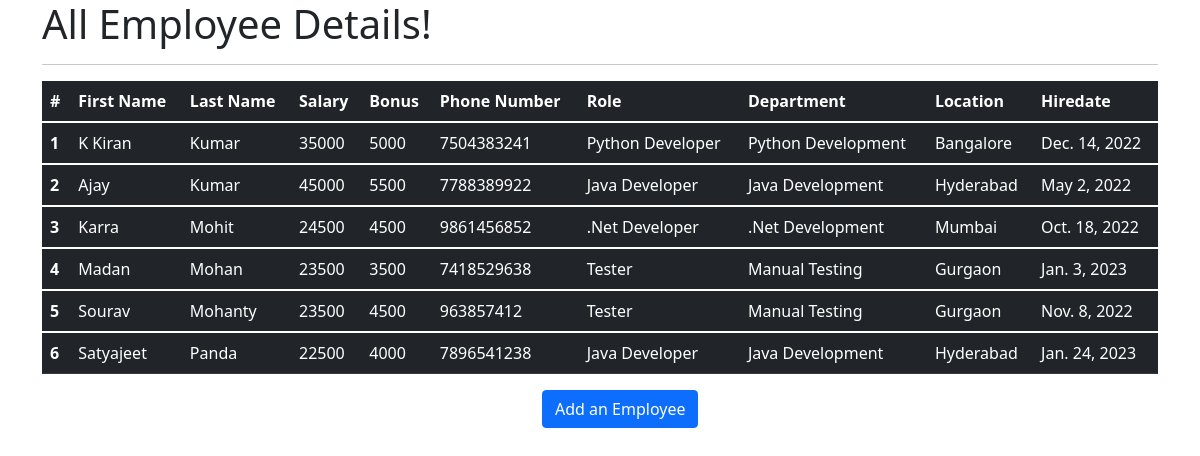
The page /all_emp on the database as committed earlier.
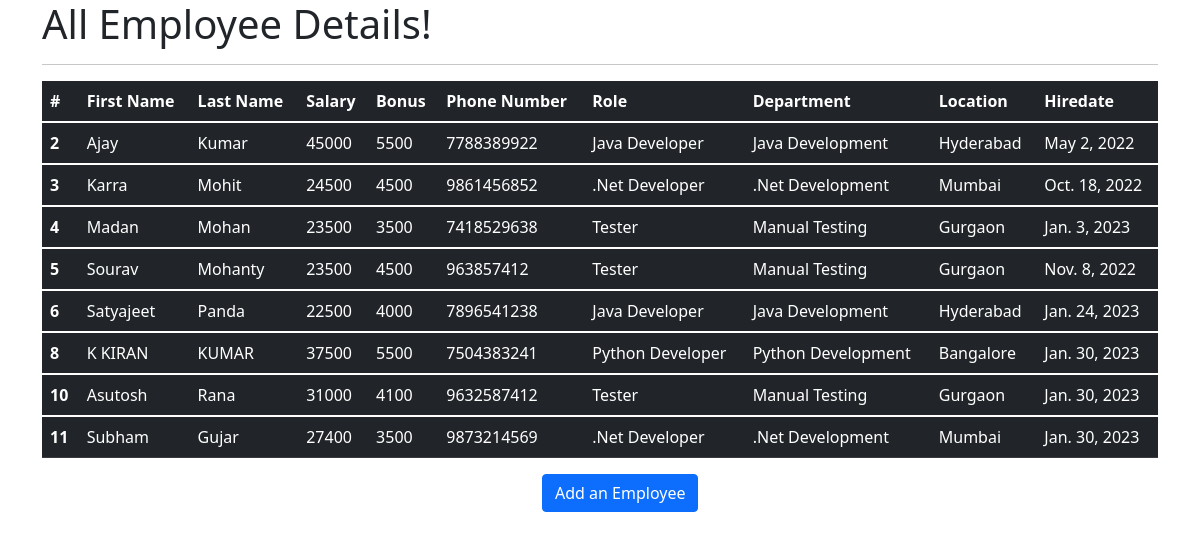
The same page on the database as committed later.
### emp_app/models.py (models this page shows, shortened)
class Employee(models.Model):
    first_name = models.CharField(max_length=100, null=False)
    last_name = models.CharField(max_length=100)
    dept = models.ForeignKey(Department, on_delete=models.CASCADE)
    salary = models.IntegerField(default=0)
    bonus = models.IntegerField(default=0)
    role = models.ForeignKey(Role, on_delete=models.CASCADE)
    phone = models.IntegerField(default=0)
    hire_date = models.DateField()
    def __str__(self):
        return "%s %s %s" %(self.first_name, self.last_name, self.phone)

class Role(models.Model):
    name = models.CharField(max_length=100, null=False)

class Department(models.Model):
    name = models.CharField(max_length=100,null=False)
    location = models.CharField(max_length=100)

### emp_app/views.py (the view)
# urls.py: path('all_emp', views.all_emp, name='all_emp'),
def all_emp(request):
    emps = Employee.objects.all()
    context = {
        'emps': emps
    }
    print(context)
    return render(request, 'view_all_emp.html', context)

### templates/view_all_emp.html (shortened to what this page needs)
<!DOCTYPE html>
<html lang="en">
<head>
  <link href="https://cdn.jsdelivr.net/npm/bootstrap@5.1.3/dist/css/bootstrap.min.css" rel="stylesheet">
</head>
  <body>
  <div class="container">
          <h1>All Employee Details!</h1>
      <hr>
     <table class="table table-dark">
  <thead>
    <tr>
      <th scope="col">#</th>
      <th scope="col">First Name</th>
      <th scope="col">Last Name</th>
      <th scope="col">Salary</th>
      <th scope="col">Bonus</th>
      <th scope="col">Phone Number</th>
      <th scope="col">Role</th>
      <th scope="col">Department</th>
      <th scope="col">Location</th>
      <th scope="col">Hiredate</th>
    </tr>
  </thead>
         {% for emp in emps %}
  <tbody>
    <tr>
      <th scope="row">{{emp.id}}</th>
      <td>{{emp.first_name}}</td>
      <td>{{emp.last_name}}</td>
      <td>{{emp.salary}}</td>
      <td>{{emp.bonus}}</td>
      <td>{{emp.phone}}</td>
      <td>{{emp.role.name}}</td>
      <td>{{emp.dept.name}}</td>
      <td>{{emp.dept.location}}</td>
      <td>{{emp.hire_date}}</td>
    </tr>
  </tbody>
         {% endfor %}
</table>
  <a href="{% url 'add_emp' %}" class="btn btn-primary" style="margin-left: 500px">Add an Employee</a>
  </div>
  </body>
</html>

Rows that differ between the two databases and show on the page:
removed Employee: id "1", first_name "K Kiran", last_name "Kumar", salary "35000", bonus "5000", phone "7504383241", role.name "Python Developer", dept.name "Python Development", dept.location "Bangalore", hire_date "Dec. 14, 2022"
added Employee: id "8", first_name "K KIRAN", last_name "KUMAR", salary "37500", bonus "5500", phone "7504383241", role.name "Python Developer", dept.name "Python Development", dept.location "Bangalore", hire_date "Jan. 30, 2023"
added Employee: id "10", first_name "Asutosh", last_name "Rana", salary "31000", bonus "4100", phone "9632587412", role.name "Tester", dept.name "Manual Testing", dept.location "Gurgaon", hire_date "Jan. 30, 2023"
added Employee: id "11", first_name "Subham", last_name "Gujar", salary "27400", bonus "3500", phone "9873214569", role.name ".Net Developer", dept.name ".Net Development", dept.location "Mumbai", hire_date "Jan. 30, 2023"
